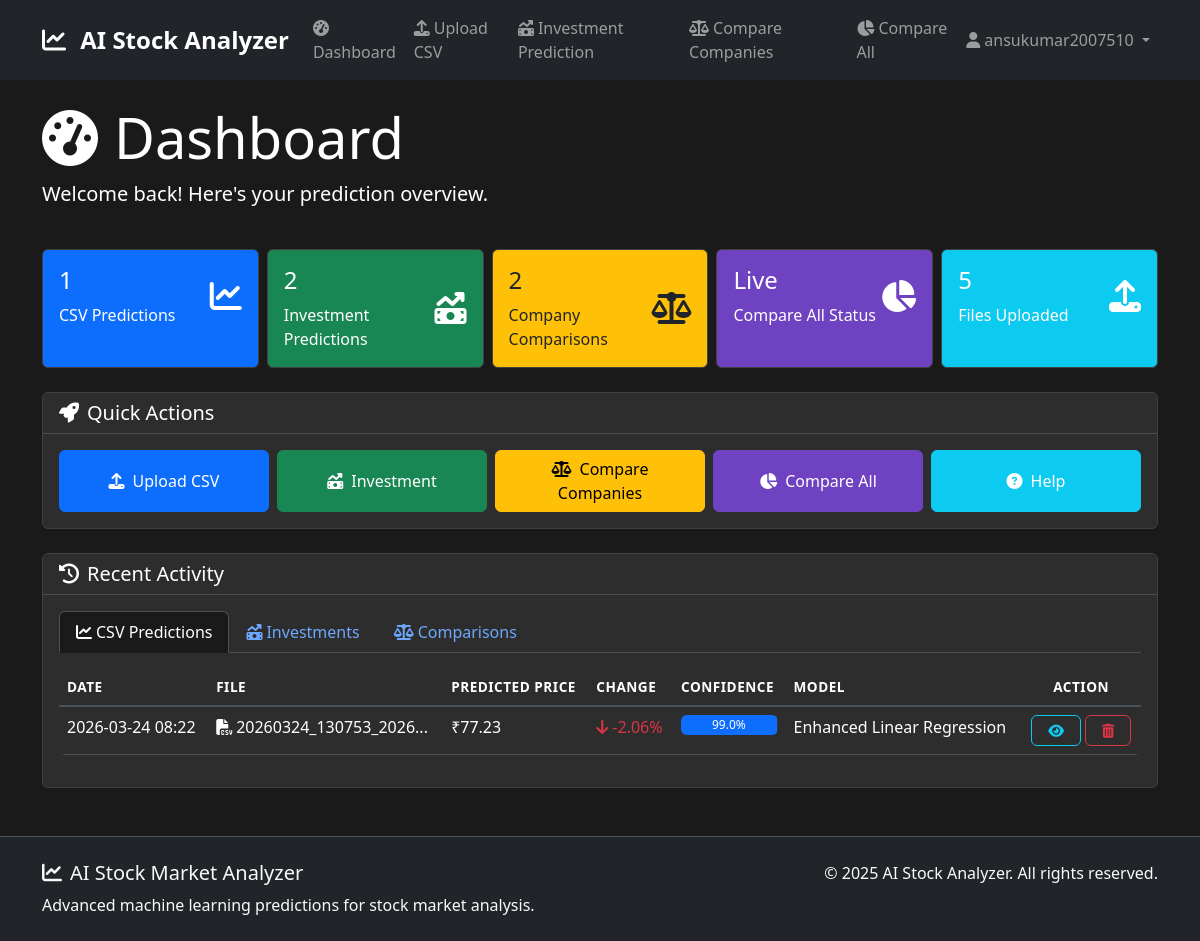
The page /dashboard (signed in) on the database as committed earlier.
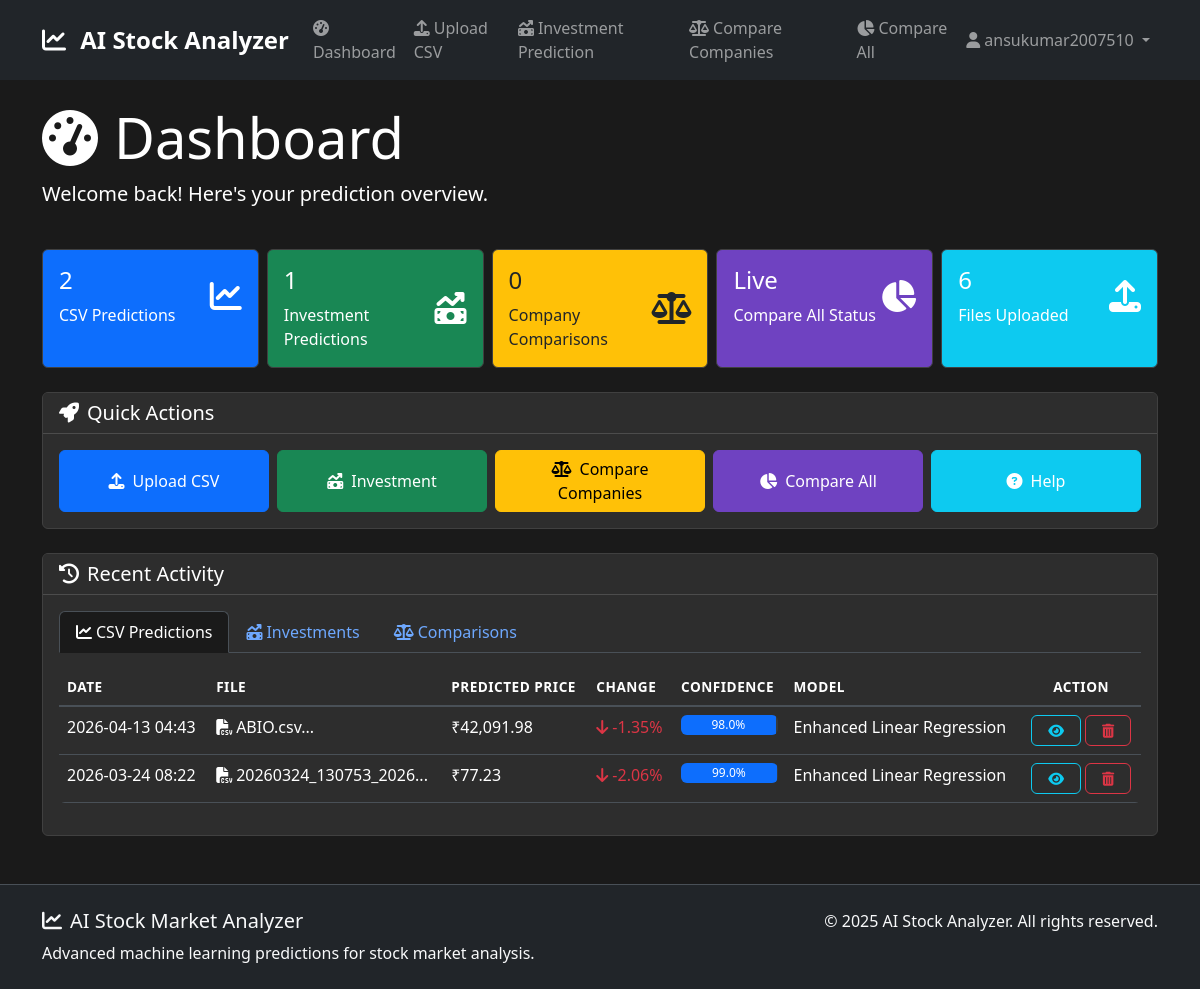
The same page on the database as committed later.
### routes/models.py (models this page shows)
class Prediction(db.Model):
    __tablename__ = 'predictions'
    id = db.Column(db.Integer, primary_key=True)
    user_id = db.Column(db.Integer, db.ForeignKey('users.id'), nullable=False, index=True)
    upload_id = db.Column(db.Integer, db.ForeignKey('uploads.id'), nullable=False, index=True)
    predicted_price = db.Column(db.Float, nullable=False)
    confidence_score = db.Column(db.Float)
    model_type = db.Column(db.String(50), default='Enhanced Linear Regression')
    prediction_data = db.Column(db.Text)  # JSON string of detailed prediction data
    created_at = db.Column(db.DateTime, default=datetime.utcnow, index=True)

class Upload(db.Model):
    __tablename__ = 'uploads'
    id = db.Column(db.Integer, primary_key=True)
    user_id = db.Column(db.Integer, db.ForeignKey('users.id'), nullable=False, index=True)
    filename = db.Column(db.String(255), nullable=False)
    original_filename = db.Column(db.String(255), nullable=False)
    file_size = db.Column(db.BigInteger, nullable=True)  # Support larger files up to 50MB
    created_at = db.Column(db.DateTime, default=datetime.utcnow, index=True)
    predictions = db.relationship('Prediction', backref='upload', lazy=True, cascade='all, delete-orphan')

### routes/app.py (the view)
@app.route('/dashboard')
@login_required
def dashboard():
    try:
        user_id = session['user_id']
        requested_tab = request.args.get('tab', 'csv')
        if requested_tab == 'prediction':
            requested_tab = 'csv'
        recent_predictions = Prediction.query.filter_by(user_id=user_id).order_by(Prediction.created_at.desc()).all()
        recent_investments = InvestmentPrediction.query.filter_by(user_id=user_id).order_by(InvestmentPrediction.created_at.desc()).all()
        recent_comparisons = CompanyComparison.query.filter_by(user_id=user_id).order_by(CompanyComparison.created_at.desc()).all()
        uploads = Upload.query.filter_by(user_id=user_id).order_by(Upload.created_at.desc()).all()
        processed_predictions = []
        for prediction in recent_predictions:
            prediction_info = {
                'id': prediction.id,
                'created_at': prediction.created_at,
                'predicted_price': prediction.predicted_price,
                'confidence_score': prediction.confidence_score,
                'model_type': prediction.model_type,
                'upload': prediction.upload,
                'latest_price': None,
                'predicted_change': None,
                'predicted_change_percent': None
            }
            if prediction.prediction_data:
                try:
                    import ast
                    details = ast.literal_eval(prediction.prediction_data)
                    prediction_info['latest_price'] = details.get('latest_price', prediction.predicted_price * 0.95)
                    prediction_info['predicted_change'] = details.get('predicted_change', prediction.predicted_price - prediction_info['latest_price'])
                    prediction_info['predicted_change_percent'] = details.get('predicted_change_percent', 0)
                except Exception:
                    prediction_info['latest_price'] = prediction.predicted_price * 0.95
                    prediction_info['predicted_change'] = prediction.predicted_price - prediction_info['latest_price']
                    prediction_info['predicted_change_percent'] = (prediction_info['predicted_change'] / prediction_info['latest_price'] * 100)
            else:
                prediction_info['latest_price'] = prediction.predicted_price * 0.95
                prediction_info['predicted_change'] = prediction.predicted_price - prediction_info['latest_price']
                prediction_info['predicted_change_percent'] = (prediction_info['predicted_change'] / prediction_info['latest_price'] * 100)
            processed_predictions.append(prediction_info)
        app.logger.info(f"Dashboard loaded for user {user_id} with {len(processed_predictions)} predictions")
        return render_template(
            'dashboard.html',
            predictions=processed_predictions,
            uploads=uploads,
            investment_predictions=recent_investments,
            company_comparisons=recent_comparisons,
            active_tab=requested_tab
        )
    except Exception as e:
        app.logger.error(f"Dashboard error for user {session.get('user_id')}: {e}")
        flash('Error loading dashboard. Please try again.', 'danger')
        return redirect(url_for('login'))

### templates/dashboard.html (shortened to what this page needs)
{% extends "base.html" %}
{% block content %}
<div class="row mb-4">
    <div class="col-12">
        <h1 class="display-4">
            <i class="fas fa-tachometer-alt me-3"></i>Dashboard
        </h1>
        <p class="lead">Welcome back! Here's your prediction overview.</p>
    </div>
</div>
<div class="row mb-4 g-2">
    <div class="col-12 col-sm-6 col-lg">
        <div class="card bg-primary text-white h-100">
            <div class="card-body">
                <div class="d-flex justify-content-between">
                    <div>
                        <h4 class="card-title">{{ predictions|length }}</h4>
                        <p class="card-text">CSV Predictions</p>
                    </div>
                    <div class="align-self-center">
                        <i class="fas fa-chart-line fa-2x"></i>
                    </div>
                </div>
            </div>
        </div>
    </div>
    <div class="col-12 col-sm-6 col-lg">
        <div class="card bg-success text-white h-100">
            <div class="card-body">
                <div class="d-flex justify-content-between">
                    <div>
                        <h4 class="card-title">{{ investment_predictions|length }}</h4>
                        <p class="card-text">Investment Predictions</p>
                    </div>
                    <div class="align-self-center">
                        <i class="fas fa-money-bill-trend-up fa-2x"></i>
                    </div>
                </div>
            </div>
        </div>
    </div>
    <div class="col-12 col-sm-6 col-lg">
        <div class="card bg-warning text-dark h-100">
            <div class="card-body">
                <div class="d-flex justify-content-between">
                    <div>
                        <h4 class="card-title">{{ company_comparisons|length }}</h4>
                        <p class="card-text">Company Comparisons</p>
                    </div>
                    <div class="align-self-center">
                        <i class="fas fa-balance-scale fa-2x"></i>
                    </div>
                </div>
            </div>
        </div>
    </div>
    <div class="col-12 col-sm-6 col-lg">
        <div class="card text-white h-100" style="background-color: #6f42c1; cursor: default;">
            <div class="card-body">
                <div class="d-flex justify-content-between">
                    <div>
                        <h4 class="card-title text-white">Live</h4>
                        <p class="card-text text-white">Compare All Status</p>
                    </div>
                    <div class="align-self-center">
                        <i class="fas fa-chart-pie fa-2x text-white"></i>
                    </div>
                </div>
            </div>
        </div>
    </div>
    <div class="col-12 col-sm-12 col-lg">
        <div class="card bg-info text-white h-100">
            <div class="card-body">
                <div class="d-flex justify-content-between">
                    <div>
                        <h4 class="card-title">{{ uploads|length }}</h4>
                        <p class="card-text">Files Uploaded</p>
                    </div>
                    <div class="align-self-center">
                        <i class="fas fa-upload fa-2x"></i>
                    </div>
                </div>
            </div>
        </div>
    </div>
</div>
<div class="row mb-4">
    <div class="col-12">
        <div class="card">
            <div class="card-header">
                <h5 class="mb-0"><i class="fas fa-rocket me-2"></i>Quick Actions</h5>
            </div>
            <div class="card-body">
                <div class="row g-2">
                    <div class="col-12 col-sm-6 col-lg">
                        <a href="{{ url_for('upload_file') }}" class="btn btn-primary w-100 h-100 align-content-center" style="min-height: 50px;">
                            <i class="fas fa-upload me-2"></i>Upload CSV
                        </a>
                    </div>
                    <div class="col-12 col-sm-6 col-lg">
                        <a href="{{ url_for('investment_prediction') }}" class="btn btn-success w-100 h-100 align-content-center" style="min-height: 50px;">
                            <i class="fas fa-money-bill-trend-up me-2"></i>Investment
                        </a>
                    </div>
                    <div class="col-12 col-sm-6 col-lg">
                        <a href="{{ url_for('company_comparison') }}" class="btn btn-warning w-100 h-100 align-content-center" style="min-height: 50px;">
                            <i class="fas fa-balance-scale me-2"></i>Compare Companies
                        </a>
                    </div>
                    <div class="col-12 col-sm-6 col-lg">
                        <a href="{{ url_for('compare_all') }}" class="btn btn-primary w-100 h-100 align-content-center" style="min-height: 50px; background-color: #6f42c1; border-color: #6f42c1;">
                            <i class="fas fa-chart-pie me-2"></i>Compare All
                        </a>
                    </div>
                    <div class="col-12 col-sm-12 col-lg">
                        <button type="button" class="btn btn-info w-100 h-100 align-content-center text-white" style="min-height: 50px;" data-bs-toggle="modal" data-bs-target="#helpModal">
                            <i class="fas fa-question-circle me-2"></i>Help
                        </button>
                    </div>
                </div>
            </div>
        </div>
    </div>
</div>
<div class="row">
    <div class="col-12">
        <div class="card">
            <div class="card-header">
                <h5 class="mb-0"><i class="fas fa-history me-2"></i>Recent Activity</h5>
            </div>
            <div class="card-body">
                <ul class="nav nav-tabs" id="activityTabs" role="tablist">
                    <li class="nav-item" role="presentation">
                        <button class="nav-link {% if active_tab=='csv' %}active{% endif %}"
                                id="csv-tab" data-bs-toggle="tab" data-bs-target="#csv" type="button">
                            <i class="fas fa-chart-line me-1"></i>CSV Predictions
                        </button>
                    </li>
                    <li class="nav-item" role="presentation">
                        <button class="nav-link {% if active_tab=='investment' %}active{% endif %}"
                                id="investment-tab" data-bs-toggle="tab" data-bs-target="#investment" type="button">
                            <i class="fas fa-money-bill-trend-up me-1"></i>Investments
                        </button>
                    </li>
                    <li class="nav-item" role="presentation">
                        <button class="nav-link {% if active_tab=='comparison' %}active{% endif %}"
                                id="comparison-tab" data-bs-toggle="tab" data-bs-target="#comparison" type="button">
                            <i class="fas fa-balance-scale me-1"></i>Comparisons
                        </button>
                    </li>
                </ul>
                <div class="tab-content" id="activityTabContent">
                    <div class="tab-pane fade {% if active_tab=='csv' %}show active{% endif %}" id="csv">
                        {% if predictions %}
                        <div class="table-responsive mt-3">
                            <table class="table table-hover">
                                <thead>
                                    <tr>
                                        <th>Date</th>
                                        <th>File</th>
                                        <th>Predicted Price</th>
                                        <th>Change</th>
                                        <th>Confidence</th>
                                        <th>Model</th>
                                        <th class="text-center">Action</th>
                                    </tr>
                                </thead>
                                <tbody>
                                    {% for pred in predictions %}
                                    <tr>
                                        <td>{{ pred.created_at.strftime('%Y-%m-%d %H:%M') }}</td>
                                        <td><i class="fas fa-file-csv me-1"></i>{{ pred.upload.original_filename[:20] }}...</td>
                                        <td>{{ pred.predicted_price|inr }}</td>
                                        <td>
                                            {% if pred.predicted_change_percent %}
                                                {% if pred.predicted_change_percent > 0 %}
                                                    <span class="text-success"><i class="fas fa-arrow-up me-1"></i>+{{ "%.2f"|format(pred.predicted_change_percent) }}%</span>
                                                {% else %}
                                                    <span class="text-danger"><i class="fas fa-arrow-down me-1"></i>{{ "%.2f"|format(pred.predicted_change_percent) }}%</span>
                                                {% endif %}
                                            {% else %}
                                                <span class="text-muted">N/A</span>
                                            {% endif %}
                                        </td>
                                        <td>
                                            <div class="progress" style="height: 20px;">
                                                <div class="progress-bar"
                                                     style="width: {{ (pred.confidence_score * 100)|round }}%">
                                                     {{ (pred.confidence_score * 100)|round }}%
                                                </div>
                                            </div>
                                        </td>
                                        <td>{{ pred.model_type }}</td>
                                        <td class="text-center">
                                            <div class="d-flex justify-content-center gap-1">
                                                <a href="{{ url_for('view_prediction', id=pred.id) }}"
                                                   class="btn btn-sm btn-outline-info px-3">
                                                    <i class="fas fa-eye"></i>
                                                </a>
                                                <form action="{{ url_for('delete_prediction', id=pred.id) }}"
                                                      method="POST" class="m-0">
                                                    <button class="btn btn-sm btn-outline-danger px-3"
                                                            onclick="return confirm('Delete this prediction?');">
                                                        <i class="fas fa-trash-alt"></i>
                                                    </button>
                                                </form>
                                            </div>
                                        </td>
                                    </tr>
                                    {% endfor %}
                                </tbody>
                            </table>
                        </div>
                        {% else %}
                        <div class="text-center py-4">
                            <i class="fas fa-chart-line fa-3x text-muted mb-3"></i>
                            <h5>No CSV predictions yet</h5>
                        </div>
                        {% endif %}
                    </div>
                </div>
            </div>
        </div>
    </div>
</div>
{% endblock %}

Rows that differ between the two databases and show on the page:
added Prediction: created_at "2026-04-13 04:43", upload "ABIO.csv", predicted_price|inr "₹42,091.98", predicted_change_percent "-1.35", (pred.confidence_score*100)|round "98.0", model_type "Enhanced Linear Regression"
Other text that changed with them:
{{ predictions|length }}: "1" → "2"
{{ investment_predictions|length }}: "2" → "1"
{{ company_comparisons|length }}: "2" → "0"
{{ uploads|length }}: "5" → "6"
